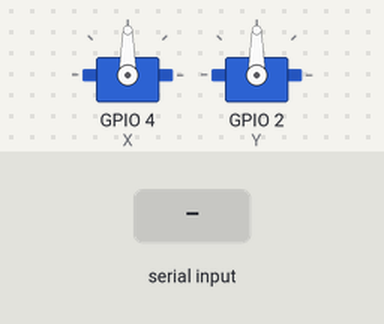
This sketch was run on a simulated ESP32. Shown: 2 × servo. The inputs (shaded band) are chosen by the test bench. What the sketch prints to the serial monitor is not drawn.

Above: at 1.2 s.
1.3 s: "90,45\n" received over Serial
At 2.5 s:
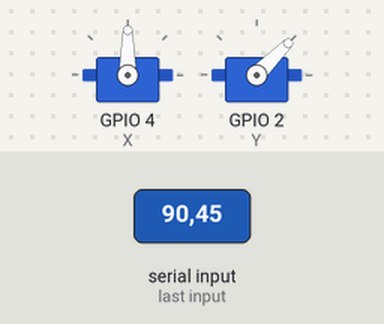
2.8 s: "30,150\n" received over Serial
At 3.7 s:
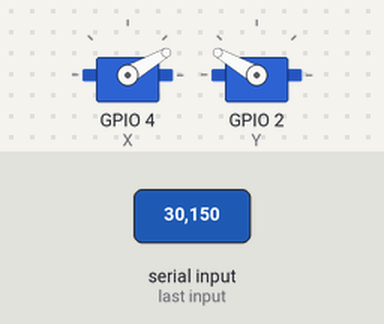
4.3 s: "5\n" received over Serial
At 4.9 s:
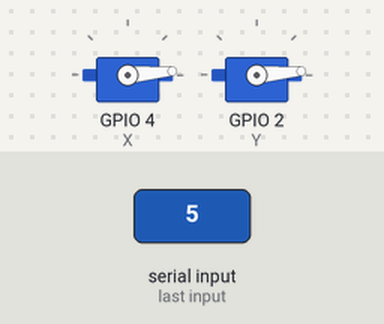
5.8 s: "200\n" received over Serial
At 7.0 s:
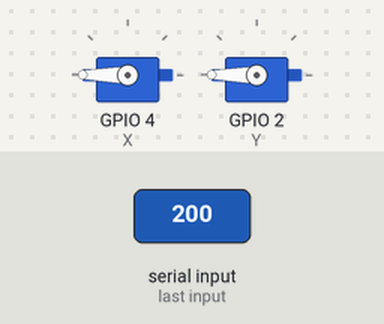
7.3 s: "1,90\n" received over Serial
At 8.3 s:
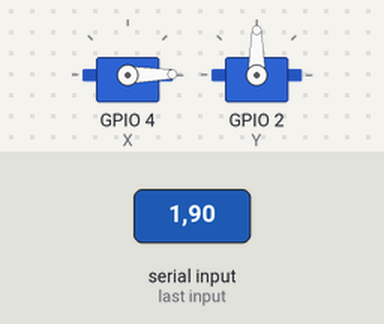
8.8 s: "90\n" received over Serial
At 9.5 s:
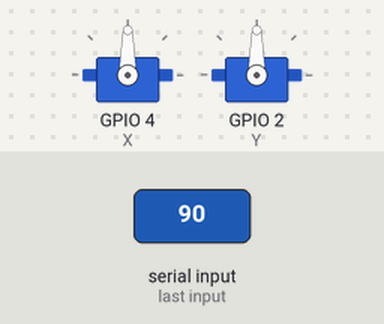
Timing chart, 0 to 11.3 s (numbered marks = the images above; inputs shaded):
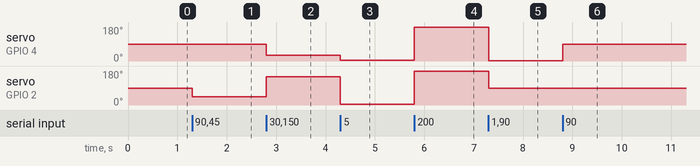

Measured:
- after the input at 1.3 s, servo on GPIO 2 (Y): 90° → 45° at once
- after the input at 2.8 s, servo on GPIO 4 (X): 90° → 30° at once; servo on GPIO 2 (Y): 45° → 150° at once
- after the input at 4.3 s, servo on GPIO 4 (X): 30° → 5° at once; servo on GPIO 2 (Y): 150° → 5° at once
- after the input at 5.8 s, servo on GPIO 4 (X), servo on GPIO 2 (Y): 5° → 180° at once
- after the input at 7.3 s, servo on GPIO 4 (X): 180° → 1° at once; servo on GPIO 2 (Y): 180° → 90° at once
- after the input at 8.8 s, servo on GPIO 4 (X): 1° → 90° at once

The sketch:

ServoMove.ino
```cpp
#include <ESP32Servo.h>
Servo X;
Servo Y;
String incomingData;
int angleX, angleY;

void setup()
{
  Serial.begin(9600);

  X.attach(4);
  Y.attach(2);

  X.write(90);
  Y.write(90);
}

void loop()
{
  if(Serial.available())
  {
    incomingData = Serial.readStringUntil('\n');
    int commaIndex = incomingData.indexOf(',');

    angleX = incomingData.substring(0, commaIndex).toInt();
    angleY = incomingData.substring(commaIndex + 1).toInt();
    Serial.print(angleX);
    Serial.print(angleY);
    moveServo(angleX, angleY);
  }
}

void moveServo(int x, int y){
  X.write(x);
  Y.write(y);
}
```
